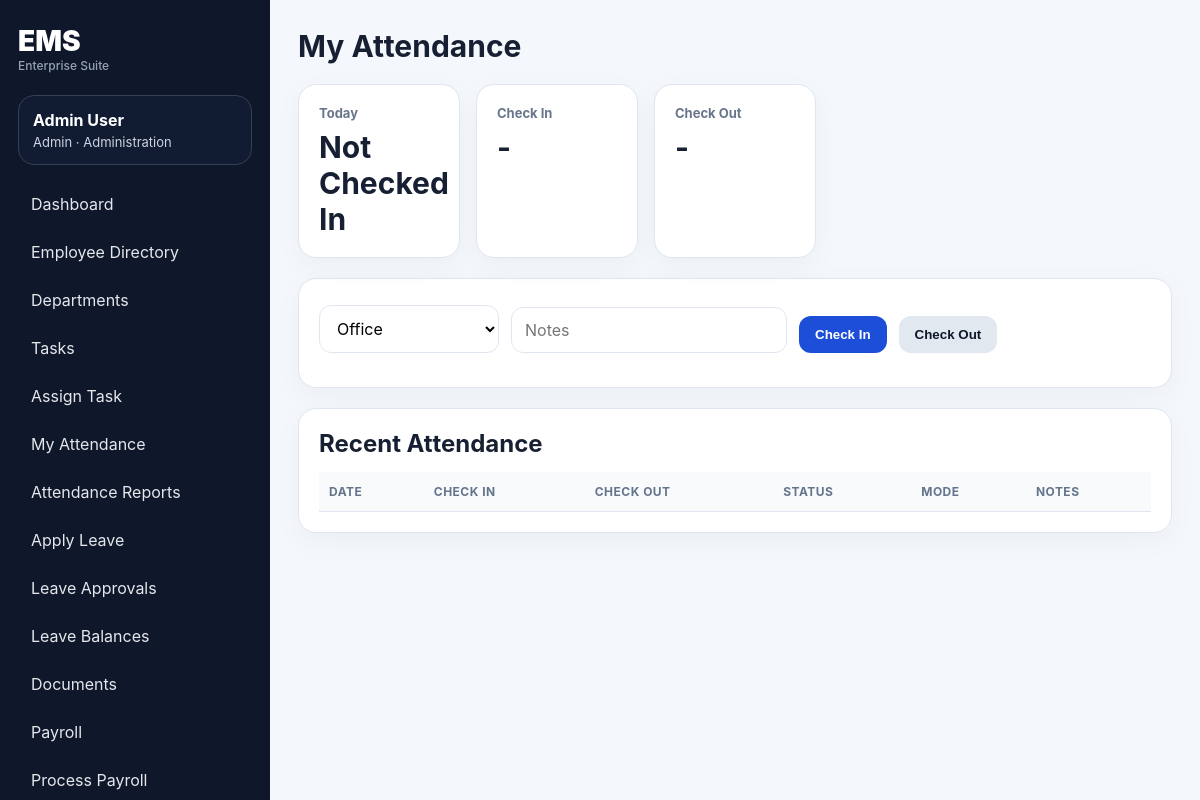
Page /attendance/ (signed in) on the committed database.
### ems/models.py (models this page shows, shortened)
class UserProfile(models.Model):
    userId = models.CharField('Employee ID', max_length=80, unique=True)
    username = models.CharField(max_length=100, unique=True)
    password = models.CharField(max_length=255)
    role = models.CharField(max_length=20, choices=ROLE_CHOICES, default='employee')
    full_name = models.CharField(max_length=160, blank=True)
    email = models.EmailField(unique=True)
    phone = models.CharField(max_length=30, blank=True)
    designation = models.CharField(max_length=100, blank=True)
    department = models.ForeignKey(Department, null=True, blank=True, on_delete=models.SET_NULL, related_name='employees')
    manager = models.ForeignKey('self', null=True, blank=True, on_delete=models.SET_NULL, related_name='team_members')
    date_joined = models.DateField(default=timezone.localdate)
    employment_status = models.CharField(max_length=30, choices=EMPLOYMENT_STATUS, default='Active')
    work_location = models.CharField(max_length=120, default='Head Office')
    experience = models.IntegerField(default=0)
    skillset = models.JSONField(default=list, blank=True)
    leaveBalance = models.IntegerField(default=12)
    leaveTakenThisYear = models.IntegerField(default=0)
    salary_ctc = models.DecimalField(max_digits=12, decimal_places=2, default=0)
    bank_name = models.CharField(max_length=120, blank=True)
    account_last4 = models.CharField(max_length=4, blank=True)
    projectWorkingOn = models.CharField(max_length=200, blank=True)
    emergency_contact = models.CharField(max_length=120, blank=True)
    createdAt = models.DateTimeField(auto_now_add=True)
    last_login_at = models.DateTimeField(null=True, blank=True)
    failed_login_attempts = models.IntegerField(default=0)
    must_change_password = models.BooleanField(default=False)
    updatedAt = models.DateTimeField(auto_now=True)
    @property
    def display_name(self):
        return self.full_name or self.username

class Department(models.Model):
    name = models.CharField(max_length=120, unique=True)
    code = models.CharField(max_length=20, unique=True)
    head = models.CharField(max_length=120, blank=True)
    location = models.CharField(max_length=120, blank=True)
    created_at = models.DateTimeField(auto_now_add=True)

### ems/views.py (the view, shortened to what this page needs)
# urls.py: path('attendance/', views.attendance_page, name='attendance'),
@login_required
def attendance_page(request):
    user = request.profile; today = timezone.localdate(); now = timezone.localtime().time().replace(microsecond=0)
    record = Attendance.objects.filter(user=user, date=today).first()
    records = Attendance.objects.filter(user=user).order_by('-date')[:30]
    return render(request, 'ems/attendance.html', base_context(request, record=record, records=records))

### ems/views.py (called while the page is built)
def ensure_leave_balances(user):
    year = timezone.localdate().year
    for leave_type, opening in [('Casual Leave', 12), ('Sick Leave', 8), ('Earned Leave', 12)]:
        LeaveBalance.objects.get_or_create(
            employee=user,
            year=year,
            leave_type=leave_type,
            defaults={'opening_balance': opening, 'credited': 0, 'used': 0, 'adjusted': 0},
        )

def current_user(request):
    uid = request.session.get('profile_id')
    return UserProfile.objects.filter(id=uid).first() if uid else None

def login_required(view):
    @wraps(view)
    def wrapper(request, *args, **kwargs):
        seed_defaults()
        user = current_user(request)
        if not user:
            messages.warning(request, 'Please login first.')
            return redirect('login')
        request.profile = user
        return view(request, *args, **kwargs)
    return wrapper

def base_context(request, **kwargs):
    data = {'me': getattr(request, 'profile', current_user(request))}
    data.update(kwargs)
    return data

### ems/templates/ems/attendance.html (shortened to what this page needs)
{% extends 'ems/base.html' %}{% block content %}
<div class="page-head">
    <h1>My Attendance</h1>
</div>
<section class="cards">
    <div class="card">
        <span>Today</span>
        <b>{{ record.status|default:'Not Checked In' }}</b>
    </div>
    <div class="card">
        <span>Check In</span>
        <b>{{ record.checkIn|default:'-' }}</b>
    </div>
    <div class="card">
        <span>Check Out</span>
        <b>{{ record.checkOut|default:'-' }}</b>
    </div>
</section>
<section class="panel">
    <form method="post" class="inline-form">
        <select name="work_mode">
            <option>Office</option>
        </select>
        <input name="notes" placeholder="Notes">
        <button name="action" value="checkin" class="btn primary">Check In</button>
        <button name="action" value="checkout" class="btn">Check Out</button>
    </form>
</section>
<section class="panel">
    <h2>Recent Attendance</h2>
    <table>
        <tr>
            <th>Date</th>
            <th>Check In</th>
            <th>Check Out</th>
            <th>Status</th>
            <th>Mode</th>
            <th>Notes</th>
        </tr>
    </table>
</section>
{% endblock %}

### ems/templates/ems/base.html (shortened to what this page needs)
{% load static %}
<!doctype html>
<html lang="en">
<head>
  <link rel="stylesheet" href="{% static 'ems/style.css' %}">
</head>
<body>
{% if me %}
<aside class="sidebar">
  <div class="brand"><span>EMS</span><small>Enterprise Suite</small></div>
  <div class="userbox"><b>{{ me.display_name }}</b><span>{{ me.role|title }} · {{ me.department.name|default:'No Dept' }}</span></div>
  <nav>
    <a href="{% url 'dashboard' %}">Dashboard</a>
    <a href="{% url 'employees' %}">Employee Directory</a>
    {% if me.role == 'admin' or me.role == 'hr' %}<a href="{% url 'departments' %}">Departments</a>{% endif %}
    <a href="{% url 'tasks' %}">Tasks</a>
    {% if me.role != 'employee' %}<a href="{% url 'task_assign' %}">Assign Task</a>{% endif %}
    <a href="{% url 'attendance' %}">My Attendance</a>
    {% if me.role != 'employee' %}<a href="{% url 'attendance_reports' %}">Attendance Reports</a>{% endif %}
    <a href="{% url 'leave_apply' %}">Apply Leave</a>
    <a href="{% url 'leaves' %}">Leave Approvals</a>
    <a href="{% url 'leave_balances' %}">Leave Balances</a>
    <a href="{% url 'documents' %}">Documents</a>
    <a href="{% url 'payroll' %}">Payroll</a>
    {% if me.role == 'admin' or me.role == 'hr' %}
      <a href="{% url 'payroll_assign' %}">Process Payroll</a>
    {% endif %}
  </nav>
</aside>
{% endif %}
<main class="main {% if not me %}auth-main{% endif %}">
  {% block content %}{% endblock %}
</main>
</body>
</html>

### ems/static/ems/style.css (style rules this page uses)
:root { --bg:#f4f7fb;--panel:#fff;--text:#172033;--muted:#68758a;--primary:#1d4ed8;--primary2:#0f172a;--border:#dfe6f0;--success:#15803d;--danger:#b91c1c;--warn:#b45309 }
* { box-sizing:border-box }
body { margin:0;font-family:Inter,Segoe UI,Arial,sans-serif;background:var(--bg);color:var(--text) }
a { color:var(--primary);text-decoration:none }
.sidebar { position:fixed;left:0;top:0;bottom:0;width:270px;background:#0f172a;color:white;padding:24px 18px;overflow:auto }
.brand { font-size:28px;font-weight:900;margin-bottom:22px }
.brand small { display:block;font-size:12px;color:#94a3b8;font-weight:500 }
.userbox { padding:14px;border:1px solid #334155;border-radius:16px;margin-bottom:18px;background:#111c33 }
.userbox b,.userbox span { display:block }
.userbox span { color:#cbd5e1;font-size:13px;margin-top:4px }
.sidebar nav { display:grid;gap:6px }
.sidebar nav a { color:#e5e7eb;padding:11px 13px;border-radius:12px }
.main { margin-left:270px;padding:28px;min-height:100vh }
input,select,textarea { width:100%;padding:12px 13px;border:1px solid var(--border);border-radius:12px;background:#fff;margin-top:6px;font:inherit }
.page-head { display:flex;align-items:center;justify-content:space-between;margin-bottom:20px;gap:20px }
.page-head h1 { margin:0;font-size:30px }
.cards { display:grid;grid-template-columns:repeat(5,minmax(150px,1fr));gap:16px;margin-bottom:20px }
.card,.panel { background:var(--panel);border:1px solid var(--border);border-radius:18px;box-shadow:0 8px 28px #0f172a0a }
.card { padding:20px }
.card span { display:block;color:var(--muted);font-weight:700;font-size:13px }
.card b { display:block;font-size:30px;margin-top:8px }
.panel { padding:20px;margin-bottom:20px;overflow:auto }
.panel h2 { margin:0 0 14px }
.btn,button { border:0;border-radius:12px;background:#e2e8f0;color:#0f172a;padding:11px 16px;font-weight:800;cursor:pointer }
.btn.primary,button.primary { background:var(--primary);color:white }
.filters,.inline-form { display:flex;gap:12px;align-items:end;flex-wrap:wrap;margin-bottom:14px }
.inline-form input,.inline-form select { width:auto;min-width:180px }
table { width:100%;border-collapse:collapse }
th,td { padding:12px 10px;border-bottom:1px solid var(--border);text-align:left;vertical-align:top }
th { font-size:12px;text-transform:uppercase;letter-spacing:.04em;color:#64748b;background:#f8fafc }
small { color:var(--muted) }

### rows in the picture
UserProfile: display_name "Admin User", role "Admin", department.name "Administration"

### other values in the picture
{{ record.status|default:'Not Checked In' }} "Not Checked In"
{{ record.checkIn|default:'-' }} "-"
{{ record.checkOut|default:'-' }} "-"
